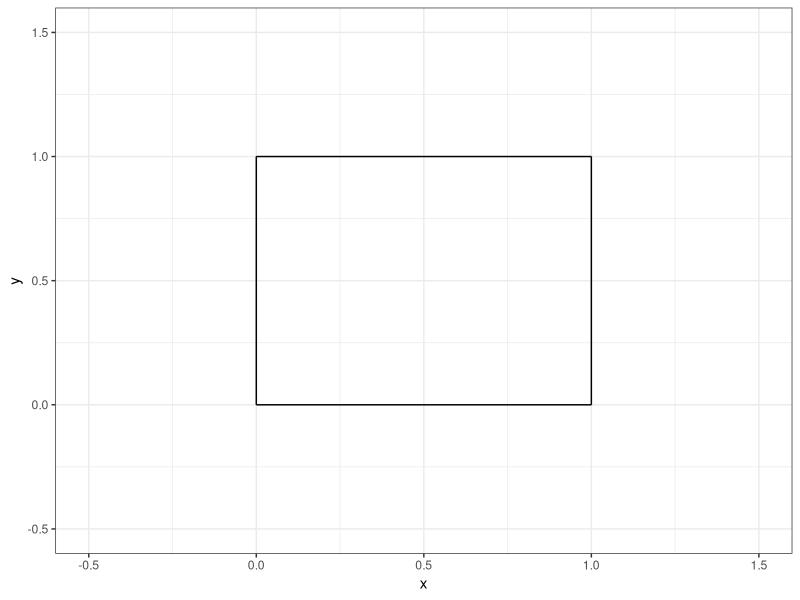
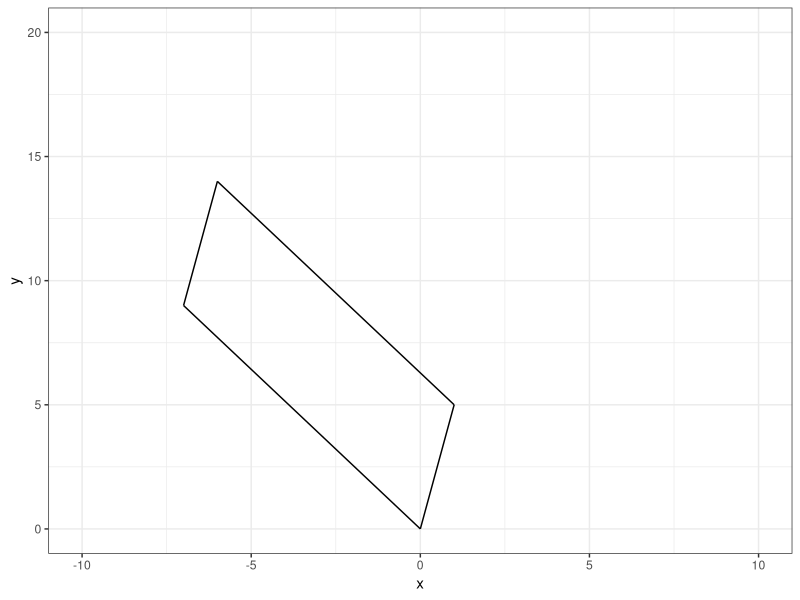
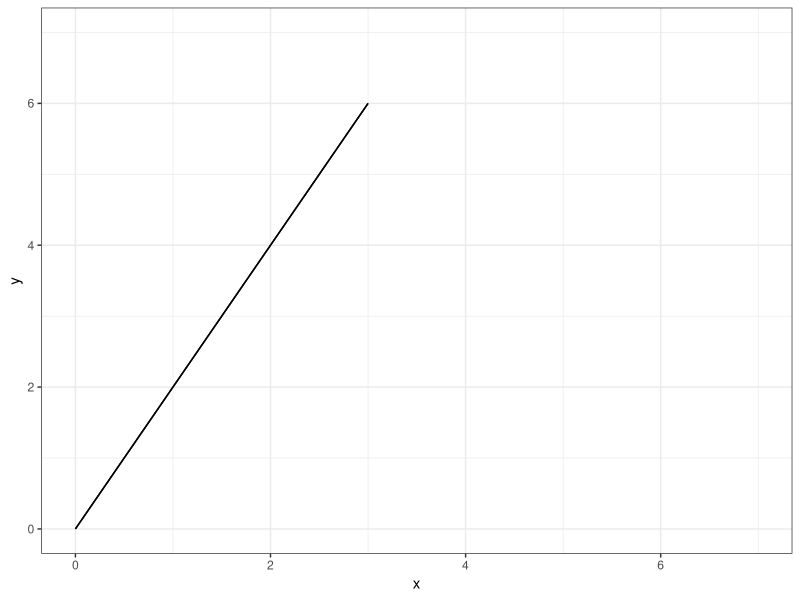
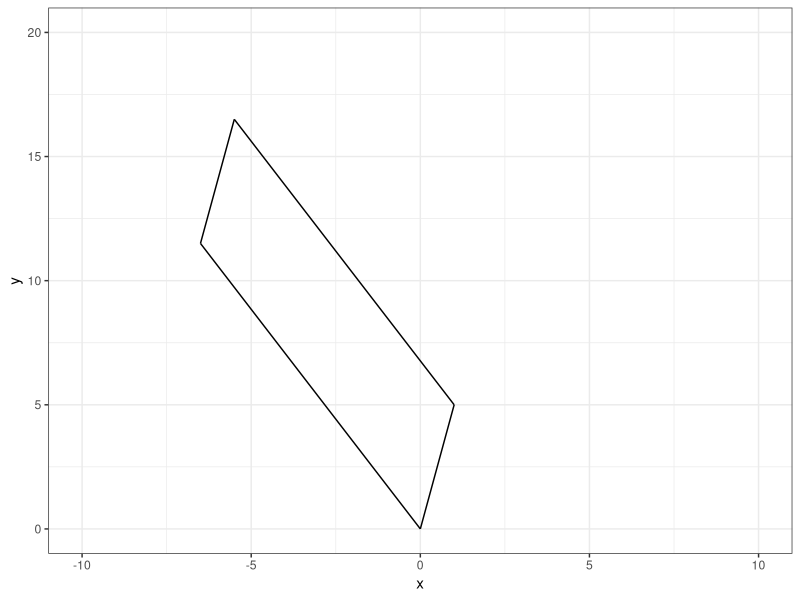

Reproduce these figures in R, in order.
## ---- chunk 1
#| echo: false

default_chunk_hook  <- knitr::knit_hooks$get("chunk")

latex_font_size <- c("Huge", "huge", "LARGE", "Large", 
                     "large", "normalsize", "small", 
                     "footnotesize", "scriptsize", "tiny")

knitr::knit_hooks$set(chunk = function(x, options) {
  x <- default_chunk_hook(x, options)
  if(options$size %in% latex_font_size) {
    paste0("\n \\", options$size, "\n\n", 
      x, 
      "\n\n \\normalsize"
    )
  } else {
    x
  }
})

## ---- chunk 2
#| label: load-packages
#| include: false
library(tidyverse)
## ---- chunk 3
#| label: fig-unitsquare
#| fig-cap: "The unit square."
#| fig-width: 3
#| fig-height: 3
#| scale: "80%"
#| fig-align: "center"
#| size: "scriptsize"
ggplot() +
  geom_segment(aes(x = 0, xend = 0,
                   y=0, yend = 1))+
  geom_segment(aes(x = 0, xend = 1,
                   y=1, yend = 1))+
  geom_segment(aes(x = 1, xend = 1,
                   y=0, yend = 1))+
  geom_segment(aes(x = 0, xend = 1,
                   y=0, yend = 0)) +
  theme_bw() + 
  xlim(-0.5, 1.5)+
  ylim(-0.5, 1.5)+
  labs(x = "x", 
       y = "y")
## ---- chunk 4
#| size: "scriptsize"
(M <- matrix(data = c(1, 0, 0, 1), nrow = 2, ncol = 2)) # 
(A <- matrix(data = c(1, 5, -7, 9), nrow = 2, ncol = 2)) # created matrix A
## ---- chunk 5
#| size: "scriptsize" 
(T <- A %*% M) # Created matrix T
## ---- chunk 6
#| size: "scriptsize" 
(basis.vector.1 <- T[, 1]) # created basis.vector.1 
(basis.vector.2 <- T[, 2]) # created basis.vector.2
## ---- chunk 7
#| size: "scriptsize" 
(p0 <- c(0, 0)) 
(p1 <- c(1, 5))
(p2 <- c(-6, 14))
(p3 <- c(-7, 9)) # created points p0, p1, p2, p3
## ---- chunk 8
#| label: fig-matrixT
#| fig-cap: "Matrix T."
#| fig-width: 3
#| fig-height: 3
#| scale: "80%"
#| fig-align: "center"
#| size: "scriptsize"
ggplot() +
  geom_segment(aes(x = p0[1], y = p0[2], xend = p1[1], yend = p1[2])) +
  geom_segment(aes(x = p1[1], y = p1[2], xend = p2[1], yend = p2[2])) +
  geom_segment(aes(x = p2[1], y = p2[2], xend = p3[1], yend = p3[2])) +
  geom_segment(aes(x = p3[1], y = p3[2], xend = p0[1], yend = p0[2])) +
  theme_bw() +
  xlim(-10, 10) +
  ylim(0, 20) +
  labs(x = "x", y = "y")
## ---- chunk 9
#| size: "scriptsize" 
(A.determinant <- det(A)) # found determinant of A
## ---- chunk 10
#| size: "scriptsize" 
(A <- matrix(data = c(1, 2, 2, 4), nrow = 2, ncol = 2)) # created matrix A
## ---- chunk 11
#| size: "scriptsize" 
(T <- A %*% M) # Created matrix T
## ---- chunk 12
#| size: "scriptsize" 
(basis.vector.1 <- T[, 1]) # created basis.vector.1 
(basis.vector.2 <- T[, 2]) # created basis.vector.2
## ---- chunk 13
#| size: "scriptsize" 
(p0 <- c(0, 0)) 
(p1 <- c(2, 4))
(p2 <- c(3, 6))
(p3 <- c(1, 2)) # created points p0, p1, p2, p3
## ---- chunk 14
#| label: fig-matrixT2
#| fig-cap: "Matrix T2."
#| fig-width: 3
#| fig-height: 3
#| scale: "80%"
#| fig-align: "center"
#| size: "scriptsize"
ggplot() +
  geom_segment(aes(x = p0[1], y = p0[2], xend = p1[1], yend = p1[2])) +
  geom_segment(aes(x = p1[1], y = p1[2], xend = p2[1], yend = p2[2])) +
  geom_segment(aes(x = p2[1], y = p2[2], xend = p3[1], yend = p3[2])) +
  geom_segment(aes(x = p3[1], y = p3[2], xend = p0[1], yend = p0[2])) +
  theme_bw() +
  xlim(0, 7) +
  ylim(0, 7) +
  labs(x = "x", y = "y")
## ---- chunk 15
#| size: "scriptsize" 
(A.determinant <- det(A)) # found determinant of A
## ---- chunk 16
#| size: "scriptsize"
(M <- matrix(data = c(1, 0, 0.5, 1), nrow = 2, ncol = 2)) # 
(A <- matrix(data = c(1, 5, -7, 9), nrow = 2, ncol = 2)) # created matrix A
(T <- A %*% M) # Created matrix T
(basis.vector.1 <- T[, 1]) # created basis.vector.1 
(basis.vector.2 <- T[, 2]) # created basis.vector.2
(p0 <- c(0, 0)) 
(p1 <- c(-6.5, 11.5))
(p2 <- c(-5.5, 16.5))
(p3 <- c(1, 5)) # created points p0, p1, p2, p3
ggplot() +
  geom_segment(aes(x = p0[1], y = p0[2], xend = p1[1], yend = p1[2])) +
  geom_segment(aes(x = p1[1], y = p1[2], xend = p2[1], yend = p2[2])) +
  geom_segment(aes(x = p2[1], y = p2[2], xend = p3[1], yend = p3[2])) +
  geom_segment(aes(x = p3[1], y = p3[2], xend = p0[1], yend = p0[2])) +
  theme_bw() +
  xlim(-10, 10) +
  ylim(0, 20) +
  labs(x = "x", y = "y")
(A.determinant <- det(A)) # found determinant of A
